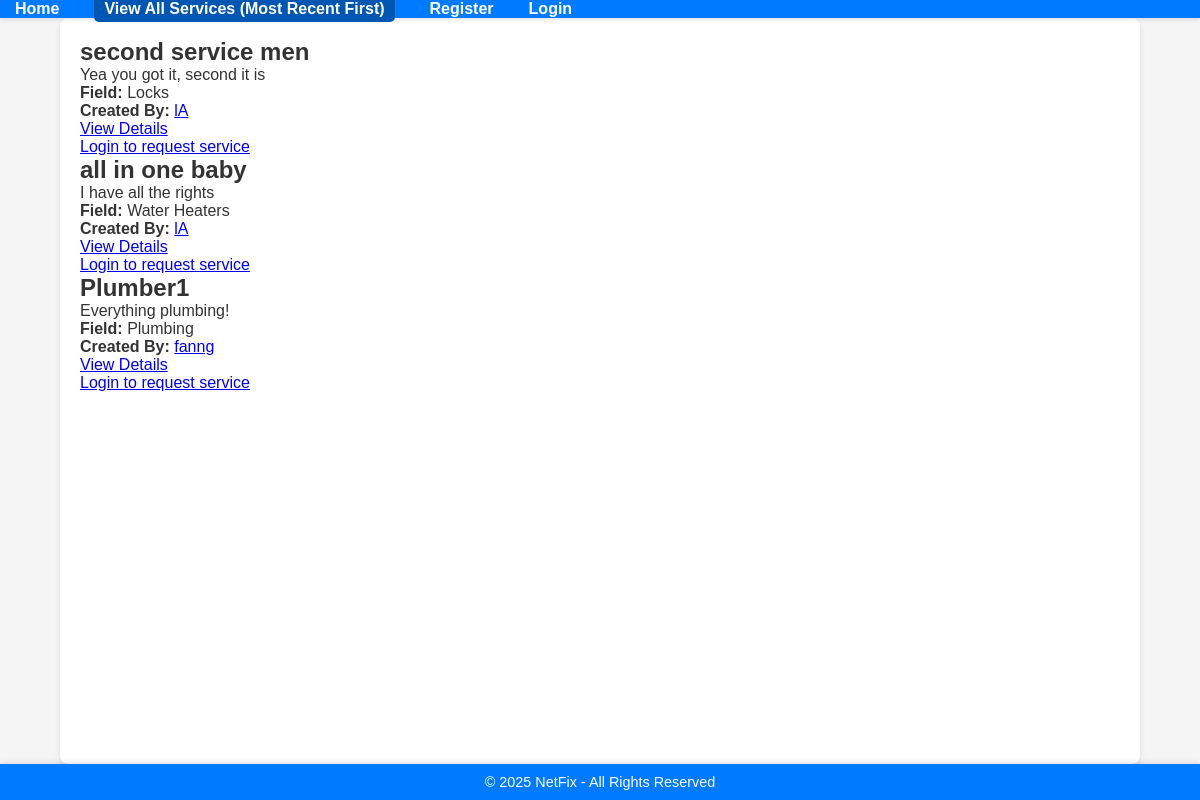
/services/, run on an earlier commit of the app's database.
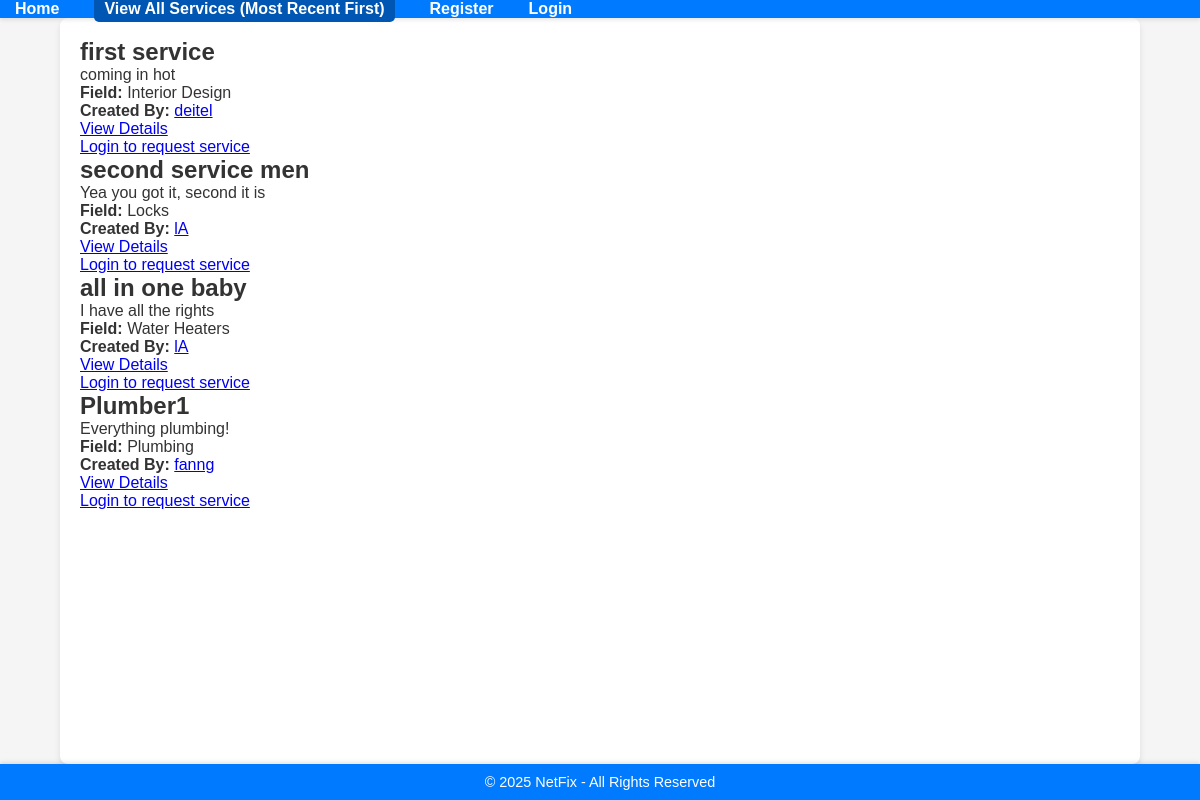
And on a later commit of the database.
### services/models.py (models this page shows, shortened)
class Service(models.Model):
    FIELD_CHOICES = (
        ('Air Conditioner', 'Air Conditioner'),
        ('Carpentry', 'Carpentry'),
        ('Electricity', 'Electricity'),
        ('Gardening', 'Gardening'),
        ('Home Machines', 'Home Machines'),
        ('Housekeeping', 'Housekeeping'),
        ('Interior Design', 'Interior Design'),
        ('Locks', 'Locks'),
        ('Painting', 'Painting'),
        ('Plumbing', 'Plumbing'),
        ('Water Heaters', 'Water Heaters'),
    )
    company = models.ForeignKey(Company, on_delete=models.CASCADE)
    name = models.CharField(max_length=40)
    description = models.TextField()
    price_hour = models.DecimalField(decimal_places=2, max_digits=5, validators=[MinValueValidator(0.00)])
    rating = models.IntegerField(validators=[MinValueValidator(0), MaxValueValidator(5)], default=0)
    field = models.CharField(max_length=30, choices=FIELD_CHOICES)
    date_created = models.DateTimeField(auto_now_add=True)

### users/models.py (models this page shows, shortened)
class Company(models.Model):
    FIELD_CHOICES = (
        ('Air Conditioner', 'Air Conditioner'),
        ('All in One', 'All in One'),
        ('Carpentry', 'Carpentry'),
        ('Electricity', 'Electricity'),
        ('Gardening', 'Gardening'),
        ('Home Machines', 'Home Machines'),
        ('Housekeeping', 'Housekeeping'),
        ('Interior Design', 'Interior Design'),
        ('Locks', 'Locks'),
        ('Painting', 'Painting'),
        ('Plumbing', 'Plumbing'),
        ('Water Heaters', 'Water Heaters'),
    )
    user = models.OneToOneField(User, on_delete=models.CASCADE, primary_key=True)
    name = models.CharField(max_length=100, default='unknown')
    field = models.CharField(max_length=70, choices=FIELD_CHOICES, blank=False, null=False)
    rating = models.IntegerField(validators=[MaxValueValidator(5), MinValueValidator(0)], default=0)
    profile_image = models.ImageField(upload_to='company_images/', blank=True, null=True)

class User(AbstractUser):
    is_company = models.BooleanField(default=False)
    is_customer = models.BooleanField(default=False)
    email = models.EmailField(unique=True)  # Ensure email is unique and correctly set up

### services/views.py (the view)
# urls.py: path('', v.service_list, name='service_list'),
def service_list(request):
    services = Service.objects.all().order_by('-date_created')
    print(f"Number of services: {services.count()}")
    fields = Service.objects.values_list('field', flat=True).distinct()
    return render(request, 'services/service_list.html', {
        'services': services,
        'fields': fields,
    })

### services/templates/services/service_list.html
{% extends 'main/base.html' %}
{% load static %}
{% block content %}
<link rel="stylesheet" type="text/css" href="{% static 'services/css/serviceslist.css' %}">
    {% for service in services %}
        <div class="service-item">
            <h2>{{ service.name }}</h2>
            <p>{{ service.description|truncatewords:20 }}</p>
            <p><strong>Field:</strong> {{ service.field }}</p>
            <p><strong>Created By:</strong>
                <a href="{% url 'users:company_profile' username=service.company.user.username %}">
                    {{ service.company.user.username }}
                </a>
            </p>
            <a href="{% url 'services:service_detail' service.id %}">View Details</a>
            {% if user.is_authenticated and user.is_customer %}
                <a href="{% url 'services:request_service' service.id %}">Request Service</a>
            {% else %}
                <p><a href="{% url 'users:login_user' %}">Login to request service</a></p>
            {% endif %}
        </div>
    {% empty %}
        <p>No services available.</p>
    {% endfor %}
</div>
{% endblock %}

### main/templates/main/base.html (shortened to what this page needs)
{% load static %}
<!DOCTYPE html>
<html lang="en">
  <head>
    <link
      rel="stylesheet"
      type="text/css"
      href="{% static 'home/base.css' %}"
    />
  </head>
  <body>
    {% include 'main/navbar.html' %}
    <div class='content'>
      {% block content %} replace me {% endblock %}
  </body>
  <footer>
    <p>&copy; 2025 NetFix - All Rights Reserved</p>
</footer>
</html>

### main/templates/main/navbar.html
{% load static %}
<link
rel="stylesheet"
type="text/css"
href="{% static 'home/navbar.css' %}"
/>
<nav class="navbar">
    <ul>
        <li><a href="/">Home</a></li>
        <li class="home-links">
          <a href="{% url 'services:service_list' %}" class="service-link">
              View All Services (Most Recent First)
          </a>
        </li>
        {% if request.user.is_authenticated %}
            {% if request.user.is_company %}
                <li><a href="{% url 'users:company_profile' username=request.user.username %}">Profile</a></li>
            {% elif request.user.is_customer %}
                <li><a href="{% url 'users:customer_profile' username=request.user.username %}">Profile</a></li>
            {% endif %}
            <li><a href="{% url 'main:logout' %}">Logout</a></li>
        {% else %}
            <li><a href="{% url 'users:register' %}">Register</a></li>
            <li><a href="{% url 'users:login_user' %}">Login</a></li>
        {% endif %}
    </ul>
</nav>

### static/home/base.css (style rules this page uses)
* { margin: 0; padding: 0; box-sizing: border-box; }
body { font-family: Arial, sans-serif; display: flex; flex-direction: column; min-height: 100vh; background-color: #f9f9f9; color: #333; }
.navbar { background-color: #007bff; padding: 10px 20px; box-shadow: 0 2px 4px rgba(0, 0, 0, 0.1); position: sticky; top: 0; z-index: 1000; }
.navbar ul { list-style: none; margin: 0; padding: 0; display: flex; justify-content: space-between; align-items: center; }
.navbar li { margin: 0 15px; }
.navbar a { text-decoration: none; color: white; font-weight: bold; transition: color 0.3s ease; }
.content { flex: 1; padding: 20px; margin: auto; max-width: 1200px; width: 90%; background-color: white; box-shadow: 0 4px 6px rgba(0, 0, 0, 0.1); border-radius: 8px; }
footer { background-color: #007bff; color: white; text-align: center; padding: 10px 20px; margin-top: auto; box-shadow: 0 -2px 4px rgba(0, 0, 0, 0.1); }
footer p { margin: 0; font-size: 0.9em; }

### static/home/navbar.css (style rules this page uses)
body { margin: 0; font-family: Arial, sans-serif; background-color: #f5f5f5; }
.navbar { background-color: #007bff; padding: 10px 20px; box-shadow: 0 2px 4px rgba(0, 0, 0, 0.1); position: sticky; top: 0; z-index: 1000; }
.navbar ul { list-style: none; margin: 0; padding: 0; display: flex; justify-content: space-between; align-items: center; }
.navbar li { margin: 0 15px; }
.navbar a { text-decoration: none; color: white; font-weight: bold; transition: color 0.3s ease; }
.navbar .home-links a.service-link { background-color: #0056b3; padding: 5px 10px; border-radius: 5px; }

### static/services/css/serviceslist.css (style rules this page uses)
.navbar { list-style-type: none; margin: 0; padding: 0; display: flex; }
.navbar li { margin-right: 20px; position: relative; }
.service-link { color: #007bff; text-decoration: none; font-size: 16px; cursor: pointer; }

What changed in the data, as far as the page shows it:
added Service: name "first service", description "coming in hot", field "Interior Design", company.user.username "deitel"
